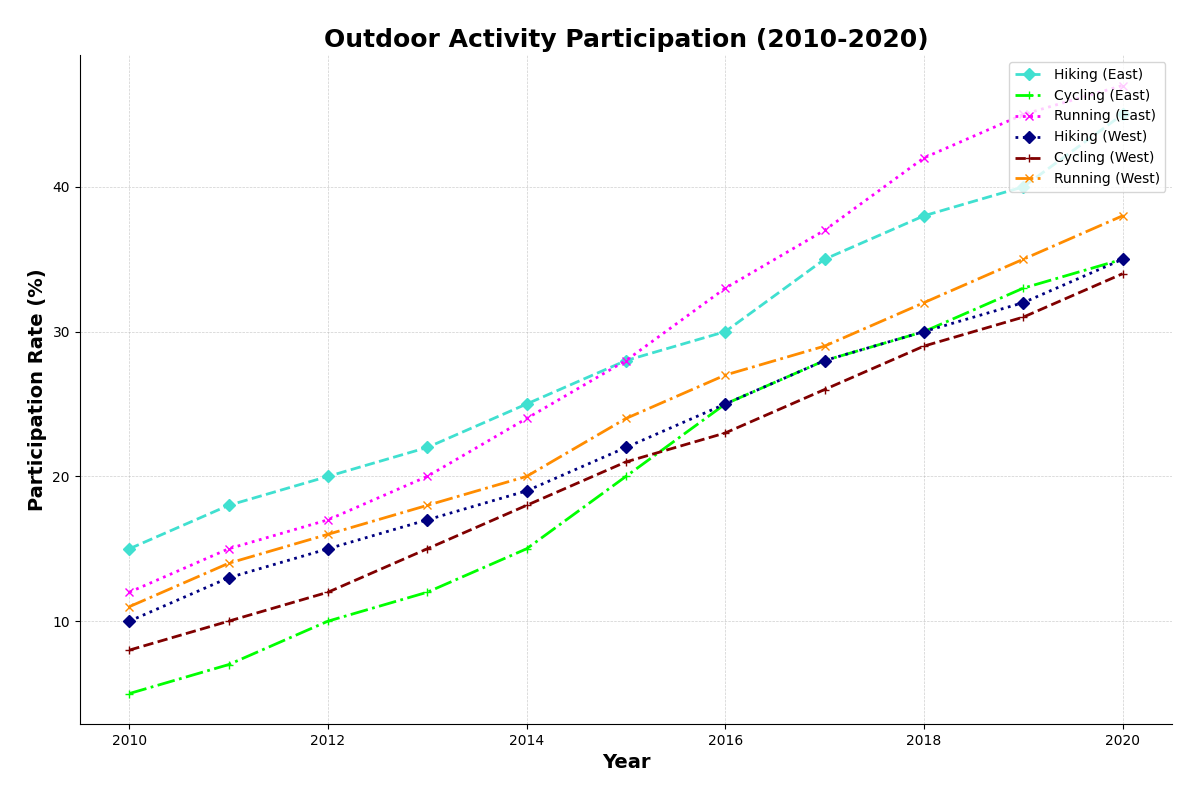

The Python source for this figure:
import matplotlib.pyplot as plt
import numpy as np

# Years from 2010 to 2020
years = np.arange(2010, 2021)

# Participation rates in the Eastern Region (%)
hiking_east = [15, 18, 20, 22, 25, 28, 30, 35, 38, 40, 45]
cycling_east = [5, 7, 10, 12, 15, 20, 25, 28, 30, 33, 35]
running_east = [12, 15, 17, 20, 24, 28, 33, 37, 42, 45, 47]

# Participation rates in the Western Region (%)
hiking_west = [10, 13, 15, 17, 19, 22, 25, 28, 30, 32, 35]
cycling_west = [8, 10, 12, 15, 18, 21, 23, 26, 29, 31, 34]
running_west = [11, 14, 16, 18, 20, 24, 27, 29, 32, 35, 38]

fig, ax = plt.subplots(figsize=(12, 8))

# Plot for Eastern Region
ax.plot(years, hiking_east, marker='D', color='turquoise', linestyle='--', linewidth=2, label='Hiking (East)')
ax.plot(years, cycling_east, marker='+', color='lime', linestyle='-.', linewidth=2, label='Cycling (East)')
ax.plot(years, running_east, marker='x', color='magenta', linestyle=':', linewidth=2, label='Running (East)')

# Plot for Western Region
ax.plot(years, hiking_west, marker='D', color='navy', linestyle=':', linewidth=2, label='Hiking (West)')
ax.plot(years, cycling_west, marker='+', color='maroon', linestyle='--', linewidth=2, label='Cycling (West)')
ax.plot(years, running_west, marker='x', color='darkorange', linestyle='-.', linewidth=2, label='Running (West)')

ax.set_xlabel('Year', fontsize=14, fontweight='bold')
ax.set_ylabel('Participation Rate (%)', fontsize=14, fontweight='bold')
ax.set_title('Outdoor Activity Participation (2010-2020)', fontsize=18, fontweight='bold')
ax.legend(loc='upper right')
ax.grid(True, linestyle='--', linewidth=0.5, alpha=0.6)
ax.spines['top'].set_visible(False)
ax.spines['right'].set_visible(False)

plt.tight_layout(pad=2.0)
plt.show()
